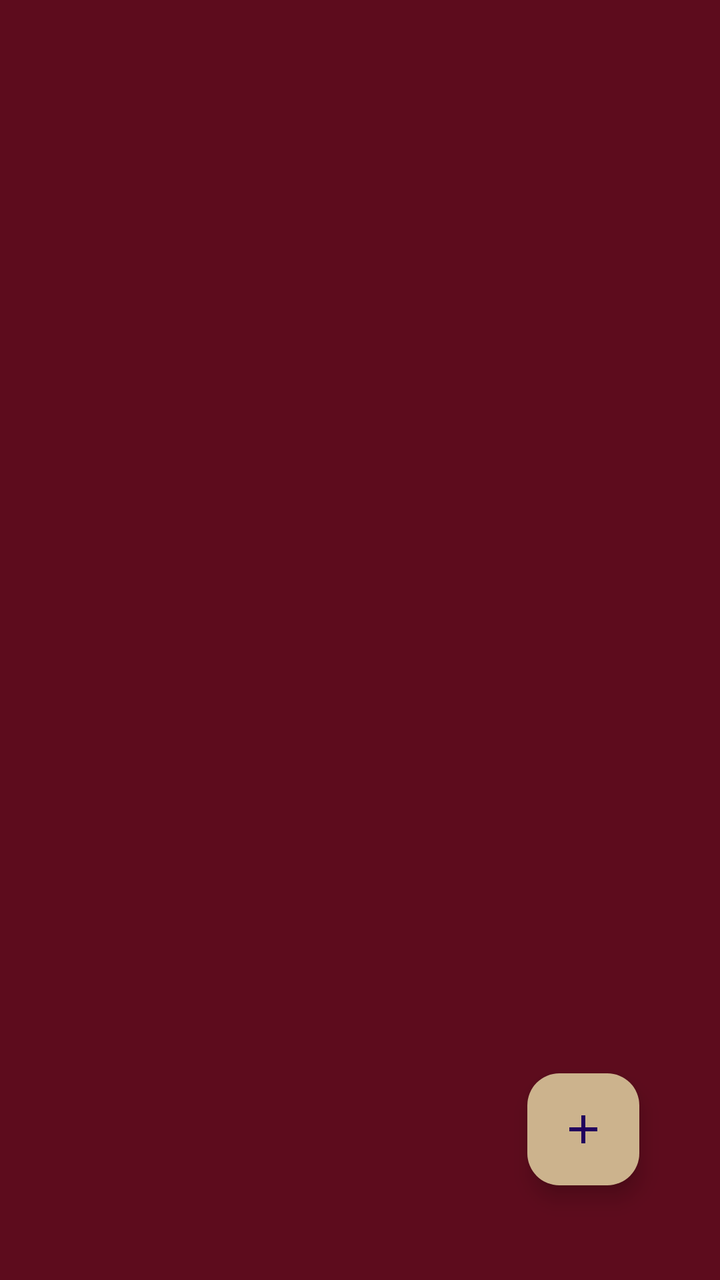
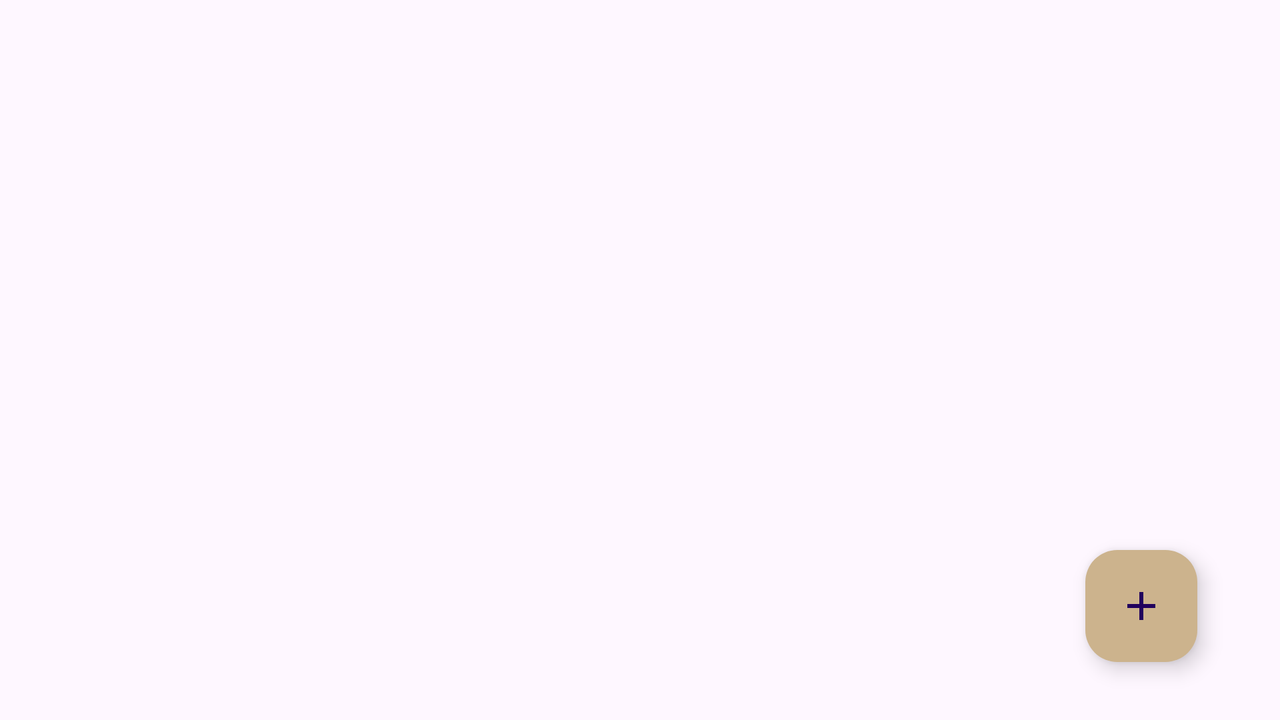

Compare how this app lays out the same screen by default and in its alternative resource folder. The renders come first, then the two layout files and the values they reference.
<!-- AndroidManifest.xml: application theme Theme.BibliotecaDeContenidoMultimedia -->
<!-- res/layout/activity_listado_multimedia.xml -->
<?xml version="1.0" encoding="utf-8"?>
<androidx.constraintlayout.widget.ConstraintLayout xmlns:android="http://schemas.android.com/apk/res/android"
    xmlns:app="http://schemas.android.com/apk/res-auto"
    xmlns:tools="http://schemas.android.com/tools"
    android:layout_width="match_parent"
    android:layout_height="match_parent"
    android:backgroundTint="@color/mirojo"
    tools:context=".Listado_Multimedia">

    <androidx.recyclerview.widget.RecyclerView
        android:id="@+id/rvLista"
        android:layout_width="413dp"
        android:layout_height="688dp"
        android:background="@color/mirojo"
        android:backgroundTint="@color/mirojo"
        app:layout_constraintBottom_toBottomOf="parent"
        app:layout_constraintEnd_toEndOf="parent"
        app:layout_constraintHorizontal_bias="1.0"
        app:layout_constraintStart_toStartOf="parent"
        app:layout_constraintTop_toTopOf="parent"
        app:layout_constraintVertical_bias="1.0" />

    <com.google.android.material.floatingactionbutton.FloatingActionButton
        android:id="@+id/btnNueva"
        android:layout_width="wrap_content"
        android:layout_height="wrap_content"
        android:layput_gravity="bottom|end"
        android:layout_margin="16dp"
        android:clickable="true"
        android:src="@drawable/icono_add"
        android:backgroundTint="@color/miamarillo"
        app:layout_constraintBottom_toBottomOf="@+id/rvLista"
        app:layout_constraintEnd_toEndOf="parent"
        app:layout_constraintHorizontal_bias="0.911"
        app:layout_constraintStart_toStartOf="parent"
        app:layout_constraintTop_toTopOf="parent"
        app:layout_constraintVertical_bias="0.943"
         />

    <SearchView
        android:id="@+id/txtBuscar"
        android:layout_width="409dp"
        android:layout_height="41dp"
        android:layout_marginBottom="1dp"
        android:background="#3E0813"
        app:layout_constraintBottom_toTopOf="@+id/rvLista"
        app:layout_constraintEnd_toEndOf="parent"
        app:layout_constraintStart_toStartOf="parent"
        app:layout_constraintTop_toTopOf="parent" />

</androidx.constraintlayout.widget.ConstraintLayout>
<!-- resources referenced by this layout -->
<resources>
  <color name="miamarillo">#CCB38D</color>
  <color name="mirojo">#5D0C1D</color>
  <!-- drawable icono_add (drawable) -->
  <vector android:height="24dp" android:tint="#CCB38D"
      android:viewportHeight="24" android:viewportWidth="24"
      android:width="24dp" xmlns:android="http://schemas.android.com/apk/res/android">
      <path android:fillColor="@android:color/white" android:pathData="M19,13h-6v6h-2v-6H5v-2h6V5h2v6h6v2z"/>
  </vector>
  <!-- from res/values-v23/ -->
  <style name="Theme.BibliotecaDeContenidoMultimedia" parent="Base.Theme.BibliotecaDeContenidoMultimedia">
          
          <item name="android:navigationBarColor">@android:color/transparent</item>
          <item name="android:statusBarColor">@android:color/transparent</item>
          <item name="android:windowLightStatusBar">?attr/isLightTheme</item>
      </style>
  <style name="Base.Theme.BibliotecaDeContenidoMultimedia" parent="Theme.Material3.DayNight.NoActionBar">
          
          
      </style>
</resources>
<!-- res/layout-land/activity_listado_multimedia.xml (the repository's variant of the layout above) -->
<!-- drawn on the phone turned sideways -->
<?xml version="1.0" encoding="utf-8"?>
<androidx.constraintlayout.widget.ConstraintLayout xmlns:android="http://schemas.android.com/apk/res/android"
    xmlns:app="http://schemas.android.com/apk/res-auto"
    xmlns:tools="http://schemas.android.com/tools"
    android:layout_width="match_parent"
    android:layout_height="match_parent"
    android:backgroundTint="@color/mirojo"
    tools:context=".Listado_Multimedia">

    <ListView
        android:id="@+id/listView"
        android:layout_width="730dp"
        android:layout_height="416dp"
        app:layout_constraintBottom_toBottomOf="parent"
        app:layout_constraintEnd_toEndOf="parent"
        app:layout_constraintStart_toStartOf="parent"
        app:layout_constraintTop_toTopOf="parent" />

    <com.google.android.material.floatingactionbutton.FloatingActionButton
        android:id="@+id/btnNueva"
        android:layout_width="wrap_content"
        android:layout_height="wrap_content"
        android:layout_gravity="bottom|end"
        android:layout_margin="16dp"
        android:backgroundTint="@color/miamarillo"
        android:clickable="true"
        android:src="@drawable/icono_add"
        app:layout_constraintBottom_toBottomOf="parent"
        app:layout_constraintEnd_toEndOf="parent"
        app:layout_constraintHorizontal_bias="0.954"
        app:layout_constraintStart_toStartOf="parent"
        app:layout_constraintTop_toTopOf="parent"
        app:layout_constraintVertical_bias="0.952" />

</androidx.constraintlayout.widget.ConstraintLayout>
